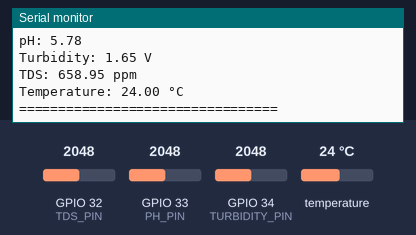
A sketch run on a simulated ESP32. Parts: the last lines printed to the serial monitor. The test bench sets the inputs (shaded band); at power-on: temperature 24 °C, GPIO 32 (TDS_PIN) = 2048, GPIO 33 (PH_PIN) = 2048, GPIO 34 (TURBIDITY_PIN) = 2048.

Above: at 3.5 s.
3.6 s: temperature set to 12 °C
At 7.0 s:
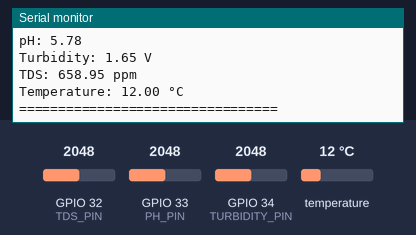
7.2 s: GPIO 32 (TDS_PIN) set to 2866
At 9.9 s:
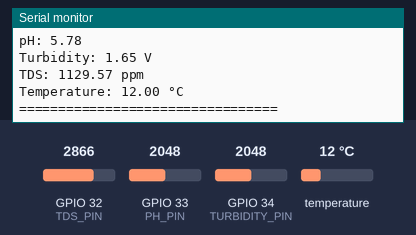
10.8 s: GPIO 33 (PH_PIN) set to 2866
14.4 s: GPIO 34 (TURBIDITY_PIN) set to 2866
18.0 s: temperature set to 19 °C
At 21.3 s:
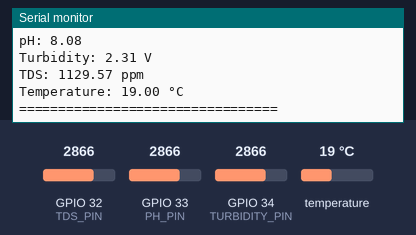
21.6 s: GPIO 32 (TDS_PIN) set to 3972
At 23.6 s:
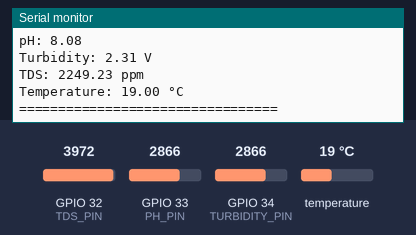
Timing chart, 0 to 25.1 s (numbered marks = the images above; inputs shaded):
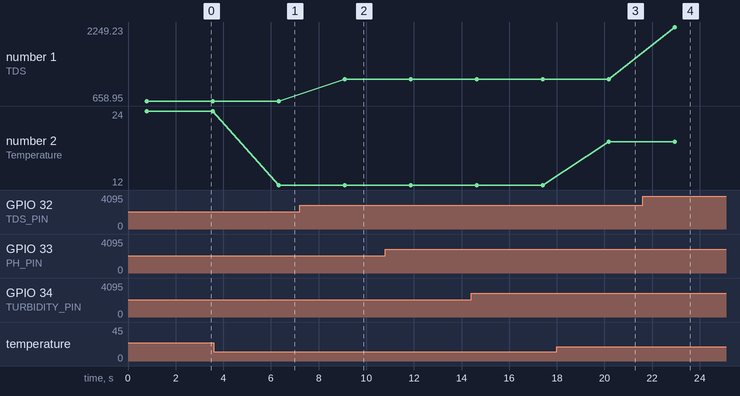

The sketch:

water_Hardware_code.ino
```cpp
#include <OneWire.h>
#include <DallasTemperature.h>

// === PIN DEFINITIONS ===
#define PH_PIN 33           // pH sensor analog pin
#define TURBIDITY_PIN 34    // Turbidity sensor analog pin
#define TDS_PIN 32          // TDS sensor analog pin
#define ONE_WIRE_BUS 4      // DS18B20 data pin

// === OBJECTS ===
OneWire oneWire(ONE_WIRE_BUS);
DallasTemperature sensors(&oneWire);

void setup() {
  Serial.begin(115200);
  sensors.begin(); // Initialize DS18B20
  Serial.println("ESP32 Water Quality Monitor (pH, Turbidity, TDS, Temp)");
}

void loop() {
  // === pH Sensor ===
  int ph_raw = analogRead(PH_PIN);
  float ph_voltage = ph_raw * (3.3 / 4095.0);
  float pH_value = 3.5 * ph_voltage; // Adjust this formula based on calibration

  // === Turbidity Sensor ===
  int turbidity_raw = analogRead(TURBIDITY_PIN);
  float turbidity_voltage = turbidity_raw * (3.3 / 4095.0);

  // === TDS Sensor ===
  int tds_raw = analogRead(TDS_PIN);
  float tds_voltage = tds_raw * (3.3 / 4095.0);
  float tds_value = (133.42 * tds_voltage * tds_voltage * tds_voltage
                    - 255.86 * tds_voltage * tds_voltage
                    + 857.39 * tds_voltage) * 0.5; // Calibrated formula

  // === Temperature Sensor (DS18B20) ===
  sensors.requestTemperatures();
  float temperature = sensors.getTempCByIndex(0);

  // === Print All Readings ===
  Serial.println("==== Water Quality Readings ====");
  Serial.printf("pH: %.2f\n", pH_value);
  Serial.printf("Turbidity: %.2f V\n", turbidity_voltage);
  Serial.printf("TDS: %.2f ppm\n", tds_value);
  Serial.printf("Temperature: %.2f °C\n", temperature);
  Serial.println("=================================\n");

  delay(2000);
}
```

Measured:
- after the input at 3.6 s, the serial monitor: prints a new line after 2.7 s (image 1)
- after the input at 7.2 s, the serial monitor: prints a new line after 1.9 s (image 2)
- after the input at 18.0 s, the serial monitor: prints a new line after 2.2 s (image 3)
- after the input at 21.6 s, the serial monitor: prints a new line after 1.3 s (image 4)
- plotted number 1: 658.95 → 1129.57 after the input at 7.2 s, 1129.57 → 2249.23 after the input at 21.6 s
- plotted number 2: 24 → 12 after the input at 3.6 s, 12 → 19 after the input at 18.0 s
